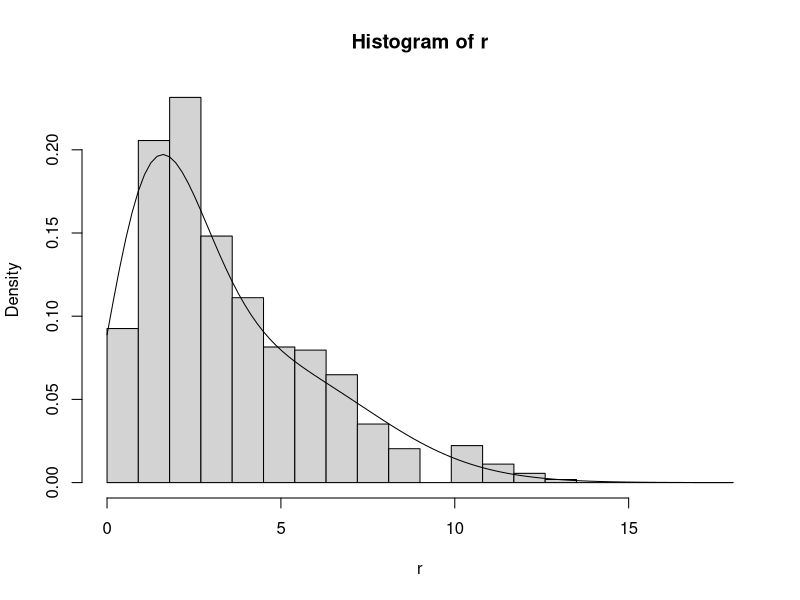

The R source for this figure:
n <- 600
p <- .65
l1 <- 2
l2 <- 6

l <- c(l1,l2)

I <- sample(1:2,n,replace = T,prob=c(p,1-p))
r <- rpois(n,l[I])

bip <- function(k){
  p*l1^k*exp(-l1)/factorial(k) +(1-p)*l2^k*exp(-l2)/factorial(k)
}

hist(r,freq=FALSE,breaks=c(seq(0,18,.9)))
curve(bip(x),add=TRUE)